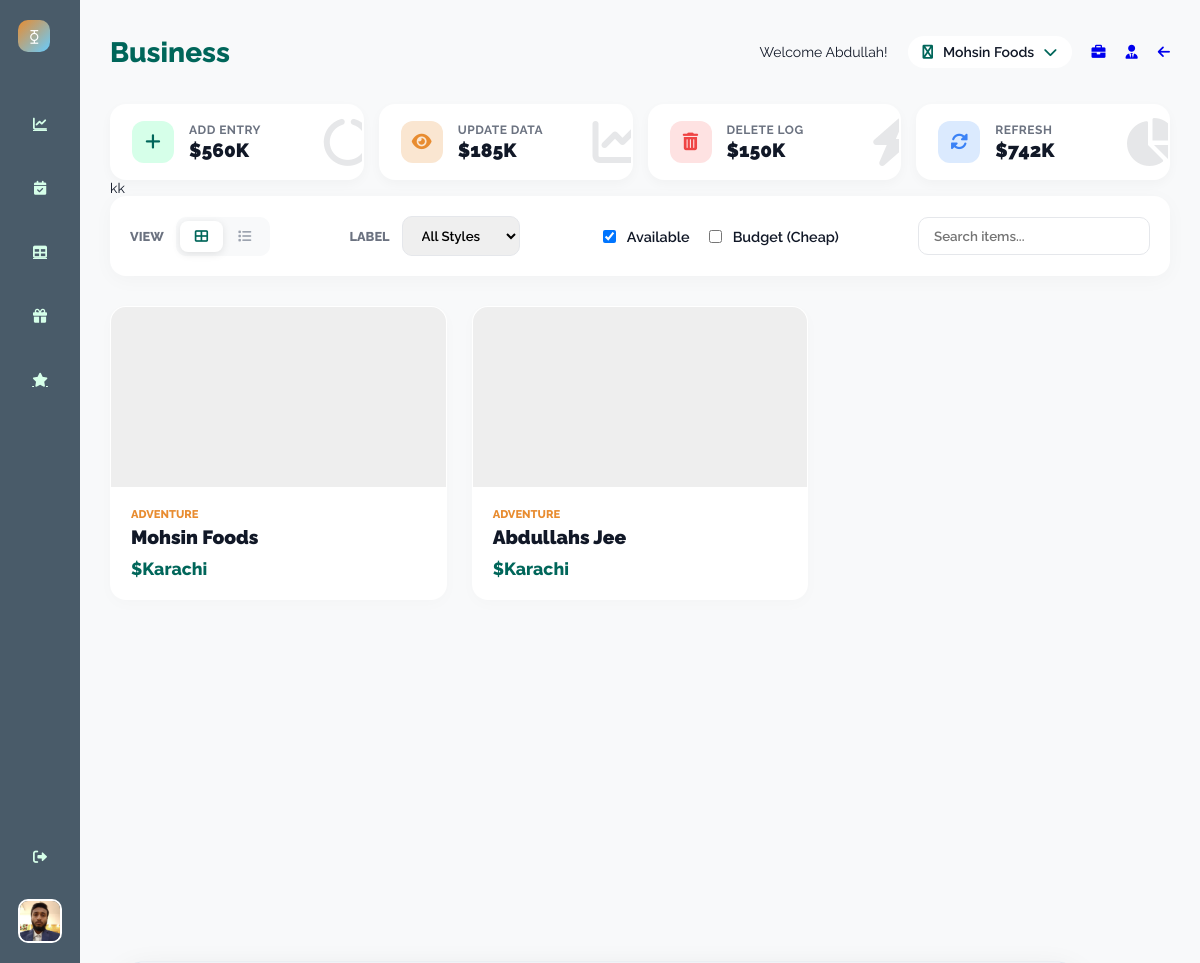
Page /business/business-info/ (signed in) on the committed database.
### UsersHandling/models.py (models this page shows)
class User(AbstractUser):
    email = models.EmailField(unique=True)
    ROLE_CHOICES = [
        ('CUSTOMER', 'Customer'),
        ('OWNER', 'Owner')
    ]
    role = models.CharField(max_length=10, choices=ROLE_CHOICES)
    image = models.ImageField(upload_to='UsersHandling/media/images/', blank=True, null=True)
    date_of_birth = models.DateField(blank=True, null=True)
    phone = models.CharField(max_length=20, blank=True, null=True)
    class Gender(models.TextChoices):
        MALE = 'M', 'Male'
        FEMALE = 'F', 'Female'
        OTHER = 'O', 'Other'
    gender = models.CharField(
        max_length=1,
        choices=Gender.choices,
        blank=True,
        null=True
    )

### Restaurants/models.py (models this page shows, shortened)
class Restaurant(models.Model):
    name = models.CharField(max_length=100)
    title = models.CharField(max_length=100)
    image = models.ImageField(upload_to='Restaurants/media/images/', blank=True, null=True)
    about_restaurant = models.TextField(blank=True, null=True)
    seating_types = models.ManyToManyField(SeatingType, blank=True)
    created_at = models.DateTimeField(auto_now_add=True)
    fb_link = models.URLField(blank=True, null=True)
    website_link = models.URLField(blank=True, null=True)
    has_top_offers = models.BooleanField(default=False)
    default_opening_hour = models.TimeField(default="18:00")  # 6 PM
    default_closing_hour = models.TimeField(default="01:00")  # 1 AM
    slot_duration_minutes = models.PositiveIntegerField(default=60)
    allow_advance_booking_days = models.PositiveIntegerField(default=60)
    cool_down = models.PositiveIntegerField(default=30)
    city = models.CharField(max_length=50)
    address = models.CharField(max_length=255, blank=True, null=True)
    phone_number = models.CharField(max_length=20, blank=True, null=True)
    is_approved = models.BooleanField(default=False)

### Restaurants/views.py (the view, shortened to what this page needs)
# urls.py: path("business-info/", views.business_info, name="business_info"),
def business_info(request):
    if request.method == "GET":
        form = RestaurantForm()
        return render(request, "Restaurants/business_info.html", {"form": form})

### Restaurants/forms.py
class RestaurantForm(forms.ModelForm):
    class Meta:
        model = Restaurant
        exclude = [
            'created_at',   # auto
            'is_approved',  # admin-controlled
        ]
        widgets = {
            'about_restaurant': forms.Textarea(attrs={'rows': 3}),
            'seating_types': forms.CheckboxSelectMultiple(),  # better UI
        }

### Core/templatetags/auth_tags.py (called while the page is built)
@register.filter
def is_owner(user):
    return RestaurantStaff.objects.filter(
        user=user,
        role='OWNER'
    ).exists()

### Restaurants/Services.py (called while the page is built)
def isStaff(user):
    return RestaurantStaff.objects.filter(
        user=user,
        role="STAFF"
    ).exists()

### Restaurants/models.py (called while the page is built)
    def __str__(self):
        return self.name

### Restaurants/templates/Restaurants/business_info.html (shortened to what this page needs)
{% extends "Restaurants/base.html" %}
{% load static %}
{% block styles %}
<link rel="stylesheet" href="{% static 'Restaurants/css/stylishgrid.css' %}">
<link rel="stylesheet" href="{% static 'Restaurants/css/drawerform.css' %}">
{% endblock %}
{% block name %} Business {% endblock %}
{% block buttons %}
<div class="action-card btn-add" id="open-drawer">
    <div class="icon-box">
        <i class="fas fa-plus"></i>
    </div>
    <div class="card-content">
        <span class="card-label">Add Entry</span>
        <span class="card-value">$560K</span>
    </div>
    <i class="fas fa-circle-notch progress-mini"></i>
</div>
<div class="action-card btn-update">
    <div class="icon-box">
        <i class="fas fa-eye"></i>
    </div>
    <div class="card-content">
        <span class="card-label">Update Data</span>
        <span class="card-value">$185K</span>
    </div>
    <i class="fas fa-chart-line progress-mini"></i>
</div>
<div class="action-card btn-delete">
    <div class="icon-box">
        <i class="fas fa-trash-alt"></i>
    </div>
    <div class="card-content">
        <span class="card-label">Delete Log</span>
        <span class="card-value">$150K</span>
    </div>
    <i class="fas fa-bolt progress-mini"></i>
</div>
<div class="action-card btn-view">
    <div class="icon-box">
        <i class="fas fa-sync-alt"></i>
    </div>
    <div class="card-content">
        <span class="card-label">Refresh</span>
        <span class="card-value">$742K</span>
    </div>
    <i class="fas fa-pie-chart progress-mini"></i>
</div>
{% endblock %}
{% block content %}
<div class="container">
    <header class="filter-panel">
        <div class="filter-group">
            <span class="filter-label">View</span>
            <div class="view-switcher">
                <button class="view-btn active" id="gridBtn" title="Grid View">
                    <i class="fas fa-th-large"></i>
                </button>
                <button class="view-btn" id="listBtn" title="List View">
                    <i class="fas fa-list"></i>
                </button>
            </div>
        </div>
        <div class="filter-group">
            <span class="filter-label">Label</span>
            <select class="custom-select">
                <option value="all">All Styles</option>
            </select>
        </div>
        <div class="filter-group toggle-filter">
            <label class="checkbox-wrapper">
                <input type="checkbox" checked> Available
            </label>
            <label class="checkbox-wrapper">
                <input type="checkbox"> Budget (Cheap)
            </label>
        </div>
        <div class="filter-group">
            <input type="text" class="custom-select" placeholder="Search items..." style="width: 200px;">
        </div>
    </header>
    <main class="data-grid grid-view" id="mainGrid">
        {% for restaurant in CP__Restaurants.all %}
        <div class="item-card clickable-card"
            data-label="adventure"
            data-id="{{ restaurant.id }}"
            data-name="{{ restaurant.name }}"
            data-title="{{ restaurant.title}}"
            data-address="{{ restaurant.address }}"
            data-phone_number="{{ restaurant.phone_number }}"
            data-about_restaurant="{{ restaurant.about_restaurant }}"
            data-fb_link="{{ restaurant.fb_link }}"
            data-website_link = "{{ restaurant.website_link }}"
            data-seating_types = "{% for seating in restaurant.seating_types.all %}
            {{ seating.id }},
            {% endfor %}"
            data-has_top_offers = "{{ restaurant.has_top_offers }}"
            data-default_opening_hour = "{{ restaurant.default_opening_hour }}"
            data-default_closing_hour = "{{ restaurant.default_closing_hour }}"
            data-slot_duration_minutes = "{{ restaurant.slot_duration_minutes }}"
            data-allow_advance_booking_days = "{{ restaurant.allow_advance_booking_days }}"
            data-cool_down = "{{ restaurant.cool_down }}"
            data-city = "{{ restaurant.city }}"
            >
            <div class="item-image">
            </div>
            <div class="item-content">
                <div>
                    <span class="item-label">Adventure</span>
                    <h3 class="item-title">{{ restaurant.name }}</h3>
                </div>
                <div class="item-price">${{restaurant.city}}</div>
            </div>
        </div>
        {% endfor %}
    </main>
</div>
{% endblock %}

### Restaurants/templates/Restaurants/base.html (shortened to what this page needs)
{% load static %}
{% load auth_tags %}
<!DOCTYPE html>
<html lang="en">
<head>
    <link rel="stylesheet" href="https://cdnjs.cloudflare.com/ajax/libs/font-awesome/6.0.0/css/all.min.css">
    <link rel="stylesheet" href="{% static 'Restaurants/css/base.css' %}">
    <link rel="stylesheet" href="{% static 'Restaurants/css/btnpanel.css' %}">
    {% block styles %}
    {% endblock %}
</head>
<body>
    <div class="sidebar">
        <div class="sidebar-top">
            <div class="sidebar-logo">⧲</div>
            <div class="nav-links">
                {% if request.user|is_owner %}
                <a href="/business/" class="nav-item {% if request.path == '/business/' %}active{% endif %}" title="Analytics">
                    <i class="fas fa-chart-line"></i>
                </a>
                {% endif %}
                <a href="/business/reservations" class="nav-item {% if request.path == '/business/reservations' %}active{% endif %}" title="Reservations">
                    <i class="fas fa-calendar-check"></i>
                </a>
                <a href="/business/tables" class="nav-item {% if request.path == '/business/tables' %}active{% endif %}" title="Table Management">
                    <i class="fas fa-table"></i>
                </a>
                <a href="/business/holidays" class="nav-item {% if request.path == '/business/holidays' %}active{% endif %}" title="Holidays">
                    <i class="fas fa-gift"></i>
                </a>
                <a href="/business/reviews" class="nav-item {% if request.path == '/business/reviews' %}active{% endif %}" title="Reviews">
                    <i class="fas fa-star"></i>
                </a>
            </div>
        </div>
        <div class="sidebar-bottom">
            <div class="nav-item" id="dashboard-logout"><i class="fas fa-sign-out-alt"></i></div>
            <div class="profile-pic">
                <img src="{{CP__OwnerProfile.image.url}}" alt="https://via.placeholder.com/40x40.png?text=Profile">
            </div>
        </div>
    </div>
<div class="main-content">
    <div class="header">
        <div class="header-title">
            <h1>{% block name %}{% endblock %}</h1>
        </div>
        <div class="header-controls">
            <p>Welcome {{ CP__OwnerProfile }}!</p>
            {% if request.user|is_owner %}
            <div class="dropdown-wrapper">
                <div class="dropdown-menu" id="business-trigger">
                    <i class="fab fa-briefcase dropdown-icon"></i>
                    <span id="current-business-name" data-current-id="{{ CP__Selected.id }}">
                        {{ CP__Selected.name|default:"Select Restaurant" }}
                    </span>
                    <i class="fas fa-chevron-down dropdown-icon"></i>
                </div>
            </div>
            {% endif %}
            {% if request.user|is_owner %}
            <a href="/business/business-info"><i class="fas fa-briefcase fullscreen-icon c-pointer"></i></a>
            {% endif %}
           <a href="/business/staff-management"><i class="fas fa-user-tie fullscreen-icon c-pointer"></i></a>
            <div class="notification-bell">
                <a href="/"><i class="fas fa-arrow-left"></i></a>
            </div>
        </div>
    </div>
    <div class="panel-container">
        {% block buttons %}
        {% endblock %}
    </div>
    kk
    {% block content %}
    {% endblock %}
</div>
</body>
</html>

### Restaurants/static/Restaurants/css/base.css (style rules this page uses)
:root { --primary-color: hsl(173, 100%, 20%); --secondary-color: hsl(148, 100%, 92%); --ternary-color: hsl(30, 80%, 55%); --bg-color: #f3f4f6; --bg-color-dark: hsl(206, 18%, 35%); --text-color: #111827; --sidebar-bg: var(--bg-color-dark); --sidebar-text: var(--secondary-color); --sidebar-active-tab: var(--ternary-color); --main-bg: var(--bg-color); --header-text: var(--primary-color); --card-bg: white; --main-text: var(--text-color); --sub-text: #6b7280; --gradient-card-pink-start: hsl(173, 80%, 60%); --gradient-card-pink-end: hsl(173, 100%, 30%); --gradient-card-orange: var(--ternary-color); --white: #ffffff; --black: #000000; --pink-light-card: hsl(148, 50%, 85%); --teal-card: hsl(173, 20%, 95%); --red-notification: hsl(30, 100%, 60%); --font-family: 'Raleway', sans-serif; --font-size-base: 14px; }
body { font-family: var(--font-family); background-color: var(--main-bg); color: var(--main-text); margin: 0; display: flex; height: 100vh; overflow: hidden; font-size: var(--font-size-base); }
.sidebar { width: 80px; background-color: var(--sidebar-bg); color: var(--sidebar-text); display: flex; flex-direction: column; align-items: center; padding: 20px 0; justify-content: space-between; }
.sidebar-logo { width: 32px; height: 32px; background: linear-gradient(135deg, var(--ternary-color), hsl(200, 100%, 70%)); border-radius: 10px; display: flex; align-items: center; justify-content: center; font-weight: 900; color: var(--white); margin-bottom: 50px; }
.nav-links { display: flex; flex-direction: column; gap: 20px; }
.nav-item { display: flex; justify-content: center; align-items: center; width: 44px; height: 44px; border-radius: 12px; cursor: pointer; transition: background-color 0.2s; color: var(--sidebar-text); }
.sidebar-bottom { display: flex; flex-direction: column; align-items: center; gap: 20px; }
.notification-bell { position: relative; }
.profile-pic { width: 40px; height: 40px; border-radius: 10px; overflow: hidden; border: 2px solid var(--white); }
.profile-pic img { width: 100%; height: 100%; object-fit: cover; }
.main-content { flex-grow: 1; padding: 30px; overflow-y: auto; }
.header { display: flex; justify-content: space-between; align-items: center; margin-bottom: 30px; }
.header-title h1 { color: var(--header-text); margin: 0; font-weight: 800; }
.header-controls { display: flex; align-items: center; gap: 20px; }
.dropdown-menu { display: flex; align-items: center; gap: 10px; padding: 8px 15px; background-color: var(--white); border-radius: 20px; cursor: pointer; font-weight: 600; }
.dropdown-icon { color: var(--primary-color); }
.dropdown-wrapper { position: relative; display: inline-block; }
.c-pointer { cursor: pointer !important; }
:root { --panel-bg: #ffffff; --panel-border: #e2e8f0; --primary-teal: hsl(173, 100%, 20%); --danger-red: #ef4444; }

### Restaurants/static/Restaurants/css/btnpanel.css (style rules this page uses)
.panel-container { display: flex; flex-wrap: wrap; gap: 15px; max-width: 1200px; }
.action-card { background: var(--white); flex: 1; min-width: 180px; padding: 15px 20px; border-radius: 16px; display: flex; align-items: center; gap: 15px; cursor: pointer; border: 2px solid transparent; transition: all 0.3s cubic-bezier(0.4, 0, 0.2, 1); box-shadow: 0 4px 12px rgba(0,0,0,0.03); position: relative; overflow: hidden; }
.icon-box { width: 42px; height: 42px; border-radius: 12px; display: flex; align-items: center; justify-content: center; font-size: 1.1rem; flex-shrink: 0; transition: 0.3s; }
.btn-add .icon-box { background: var(--secondary-color); color: var(--primary-color); }
.btn-update .icon-box { background: hsl(30, 80%, 90%); color: var(--ternary-color); }
.btn-delete .icon-box { background: #fee2e2; color: #ef4444; }
.btn-view .icon-box { background: #dbeafe; color: #3b82f6; }
.card-content { display: flex; flex-direction: column; }
.card-label { font-size: 0.75rem; font-weight: 700; color: #6b7280; text-transform: uppercase; letter-spacing: 0.5px; margin-bottom: 2px; transition: 0.3s; }
.card-value { font-size: 1.2rem; font-weight: 900; color: var(--text-color); }
.progress-mini { position: absolute; right: -10px; top: 50%; transform: translateY(-50%); opacity: 0.1; font-size: 3rem; transition: 0.3s; }

### rows in the picture
User: image (picture), username "Abdullah"
Restaurant: name "Mohsin Foods", city "Karachi"
Restaurant: name "Abdullahs Jee", city "Karachi"
